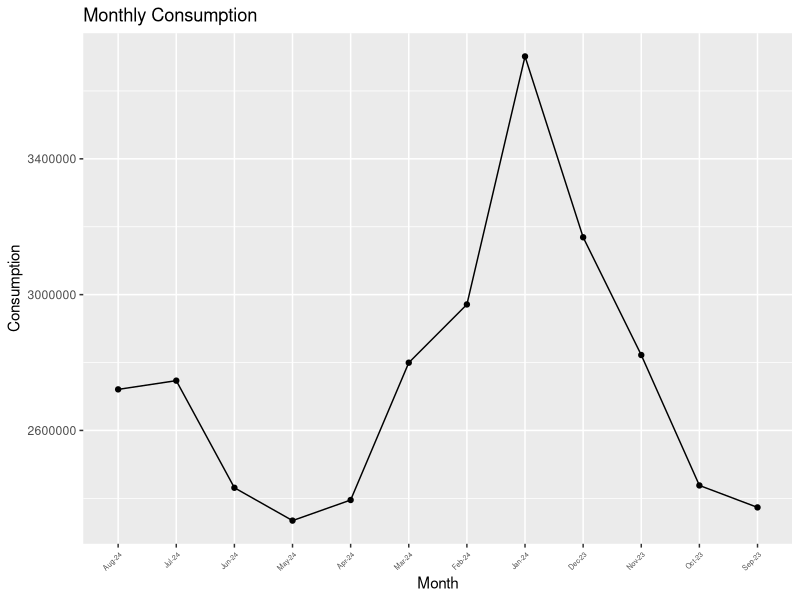

Write R code to recreate this figure.
## ---- chunk 1
knitr::opts_chunk$set(echo = TRUE)
## ---- chunk 2
library(ggplot2)
## ---- chunk 3
my.data <- read.csv("total_monthly_consumption.csv")
summary(my.data)
## ---- chunk 4
# Get Last Year
Months <- head(my.data$Month, 12)
Consumptions <- head(my.data$Consumption, 12)
# Create Proper Frame
annual.data <- head(my.data, 12)
# Parse Months as a Level, then Plot
ggplot(data = annual.data, aes(x = factor(Months, c("Aug-24", "Jul-24", "Jun-24", "May-24", "Apr-24", "Mar-24", "Feb-24", "Jan-24", "Dec-23", "Nov-23", "Oct-23", "Sep-23")), y = Consumptions, group = 1)) +
  geom_line() +
  geom_point() +
  labs(title = "Monthly Consumption",
       x = "Month",
       y = "Consumption") +
  theme(axis.text.x = element_text(angle = 45, hjust = 1, size = 5))
